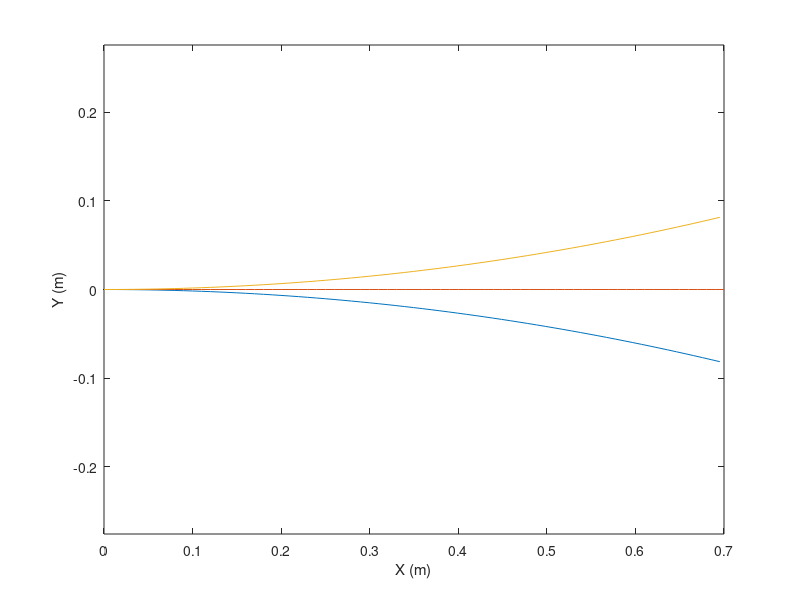

The MATLAB source for this figure:
clc;
clear all;
close all;

%% generate path
%{.
dis = 0.7068582;
angle = 6.75;
deltaAngle = angle / 1;
scale = 0.65;

pathStartAll = zeros(4, 0);
pathAll = zeros(5, 0);
pathList = zeros(5, 0);
pathID = 0;
groupID = 0;

figure;
hold on;
box on;
axis equal;
xlabel('X (m)');
ylabel('Y (m)');

fprintf('\nGenerating paths\n');

for shift1 = -angle : deltaAngle : angle
    wayptsStart = [0, 0, 0;
                   dis, shift1, 0];
    
    pathStartR = 0 : 0.01 : dis;
    pathStartShift = spline(wayptsStart(:, 1), wayptsStart(:, 2), pathStartR);
    
    pathStartX = pathStartR .* cos(pathStartShift * pi / 180);
    pathStartY = pathStartR .* sin(pathStartShift * pi / 180);
    pathStartZ = zeros(size(pathStartX));
    
    pathStart = [pathStartX; pathStartY; pathStartZ; ones(size(pathStartX)) * groupID];
    pathStartAll = [pathStartAll, pathStart];
    plot3(pathStartX, pathStartY, pathStartZ);
    for shift2 = -angle * scale + shift1 : deltaAngle * scale : angle * scale + shift1
        for shift3 = -angle * scale^2 + shift2 : deltaAngle * scale^2 : angle * scale^2 + shift2
                waypts = [pathStartR', pathStartShift', pathStartZ';
                          2 * dis, shift2, 0;
                          3 * dis - 0.001, shift3, 0;
                          3 * dis, shift3, 0];

                pathR = 0 : 0.01 : waypts(end, 1);
                pathShift = spline(waypts(:, 1), waypts(:, 2), pathR);

                pathX = pathR .* cos(pathShift * pi / 180);
                pathY = pathR .* sin(pathShift * pi / 180);
                pathZ = zeros(size(pathX));

                path = [pathX; pathY; pathZ; ones(size(pathX)) * pathID; ones(size(pathX)) * groupID];
                pathAll = [pathAll, path];
                pathList = [pathList, [pathX(end); pathY(end); pathZ(end); pathID; groupID]];
                
                pathID = pathID + 1;

                %plot3(pathX, pathY, pathZ);
        end
    end
    
    groupID = groupID + 1
end

